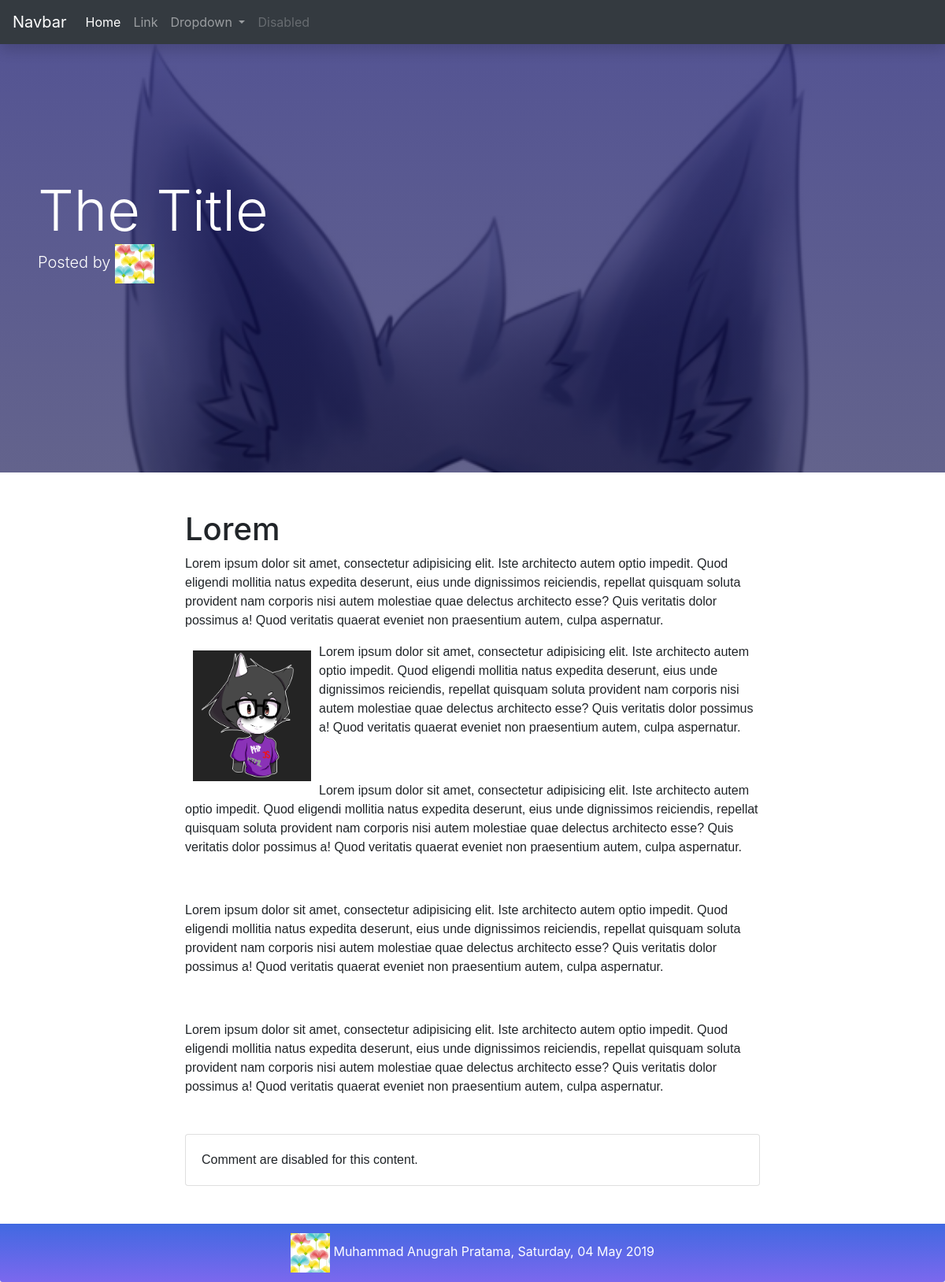
The page /all_post_view.php?post=19&id=1 on the database its author committed.
### tables this page shows
CREATE TABLE `blogpost` (
  `post_id` int(12) NOT NULL,
  `post_title` varchar(255) DEFAULT NULL,
  `post_header` varchar(255) DEFAULT NULL,
  `post_content` longtext,
  `user_email` varchar(225) DEFAULT NULL,
  `post_created` int(12) DEFAULT NULL,
  `post_status` varchar(128) DEFAULT NULL,
  `post_status_comment` int(1) NOT NULL
);

CREATE TABLE `user` (
  `user_id` bigint(20) NOT NULL,
  `user_name` varchar(255) DEFAULT NULL,
  `user_pass` varchar(255) DEFAULT NULL,
  `user_email` varchar(255) DEFAULT NULL,
  `user_profile` varchar(128) DEFAULT NULL,
  `user_role` int(2) DEFAULT NULL
);

### all_post_view.php (the view, shortened to what this page needs)
<?php
include_once("config/database.php");
$key = $_GET['post'];
$id = $_GET['id'];
$sql = "SELECT * FROM `blogpost` INNER JOIN `user` ON `blogpost`.post_id = '{$key}' AND `user`.`user_id` = '{$id}'";
$result = mysqli_query($con, $sql); ?>
<!DOCTYPE html>
<html lang="en">
<head>
  <link rel="stylesheet" href="libs/css/dashboard.css">
  <link rel="stylesheet" href="libs/css/bootstrap.min.css">
  <link rel="stylesheet" href="libs/FontAwesome/css/all.css">
</head>
<?php foreach ($result as $r) : ?>
  <body>
    <nav class="navbar navbar-expand-lg navbar-dark shadow bg-dark fixed-top">
      <a class="navbar-brand" href="#">Navbar</a>
      <div class="collapse navbar-collapse" id="navbarSupportedContent">
        <ul class="navbar-nav mr-auto">
          <li class="nav-item active">
            <a class="nav-link" href="#">Home <span class="sr-only">(current)</span></a>
          </li>
          <li class="nav-item">
            <a class="nav-link" href="#">Link</a>
          </li>
          <li class="nav-item dropdown">
            <a class="nav-link dropdown-toggle" href="#" id="navbarDropdown" role="button" data-toggle="dropdown" aria-haspopup="true" aria-expanded="false">
              Dropdown
            </a>
          </li>
          <li class="nav-item">
            <a class="nav-link disabled" href="#">Disabled</a>
          </li>
        </ul>
      </div>
    </nav>
    <div class="card border-0 shadow blog">
      <div class="card-img-top d-flex px-5 align-items-center text-white" style="background: linear-gradient(rgba(25,25,112,.75), rgba(0,0,0,.5)), url(libs/img/<?= $r['post_header'] ?>); min-height: 75vh; background-size: cover; background-position: center center; background-attachment: fixed;">
        <div class="">
          <h1 class="m-0 display-3"><?= $r['post_title'] ?></h1>
          <p class="lead">Posted by <img src="libs/img/<?= $r['user_profile'] ?>" class="" width="50px" alt=""></p>
        </div>
      </div>
      <div class="card-body py-5">
        <div class="container">
          <div class="row justify-content-center">
            <div class="col-md-8 blog-content">
              <?= $r['post_content'] ?>
              <?php if ($r['post_status_comment'] == 0) : ?>
                <div class="card mt-5">
                  <div class="card-body">
                    <p class="m-0">Comment are disabled for this content.</p>
                  </div>
                </div>
              <?php endif; ?>
            </div>
          </div>
        </div>
      </div>
      <div class="card-footer text-center text-white border-0" style="background: linear-gradient(royalblue, mediumslateblue)">
        <span><img src="libs/img/<?= $r['user_profile'] ?>" width="50px" alt=""> <?= $r['user_name'] ?>, <?= date('l, d M Y', $r['post_created']) ?></span>
      </div>
    </div>
  </body>
<?php endforeach; ?>
</html>

### libs/css/dashboard.css (style rules this page uses)
* { -webkit-box-sizing: border-box; box-sizing: border-box; text-decoration: none; }
body, html { width: 100%; height: 100%; }
.blog .card-img-top { background-attachment: fixed; }
.blog-content p { font-family: Verdana, Geneva, Tahoma, sans-serif; }

### rows shown on the page
blogpost: post_header (picture), post_title "The Title", user.user_profile (picture), post_content "Lorem Lorem ipsum dolor sit amet, consectetur adipisicing elit. Iste architecto autem optio impedit. Quod eligendi mollitia natus expedita deserunt, eius unde dignissimos reiciendis, repellat quisquam soluta provident nam corporis nisi autem molestiae quae delectus architecto esse? Quis veritatis dolor possimus a! Quod veritatis quaerat eveniet non praesentium autem, culpa aspernatur. Lorem ipsum dolor sit amet, consectetur adipisicing elit. Iste architecto autem optio impedit. Quod eligendi mollitia natus expedita deserunt, eius unde dignissimos reiciendis, repellat quisquam soluta provident nam corporis nisi autem molestiae quae delectus architecto esse? Quis veritatis dolor possimus a!…", post_content (picture), post_status_comment "Comment are disabled for this content.", user.user_name "Muhammad Anugrah Pratama", post_created "Saturday, 04 May 2019"
